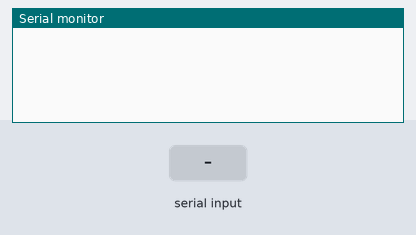
A sketch run on a simulated Arduino Uno, built with avr-gcc and run on an emulated ATmega328P. On the bench: the last lines printed to the serial monitor. Inputs (shaded band) come from the test bench.

Above: at 1.2 s.
1.3 s: "90,45\n" received over Serial
At 2.1 s:
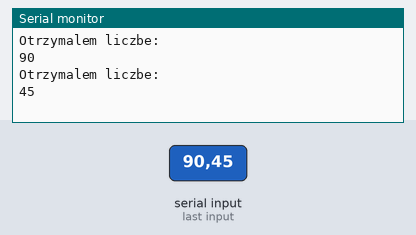
2.9 s: "30,150\n" received over Serial
At 5.5 s:
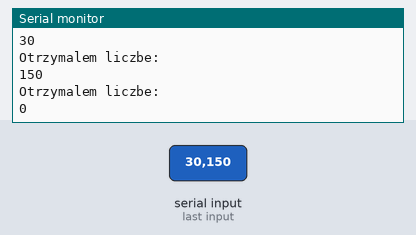
Timing chart, 0 to 7.0 s (numbered marks = the images above; inputs shaded):
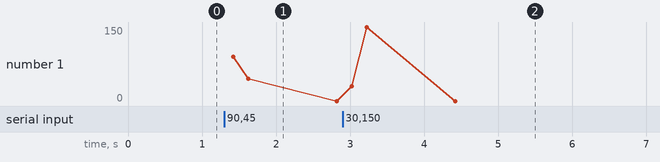

The sketch:

lab_01_03.ino
```cpp
void setup() {
  // put your setup code here, to run once:
  Serial.begin(9600);

}


void loop() {
  // put your main code here, to run repeatedly:
  if (Serial.available()) {
  int liczba = Serial.parseInt();
  Serial.println("Otrzymalem liczbe: ");
  Serial.println(liczba);
  }
  delay(200);
}
```

Measured:
- after the input at 1.3 s, the serial monitor: prints a new line after 0.10 s (image 1)
- after the input at 2.9 s, the serial monitor: prints a new line after 0.12 s (image 2)
